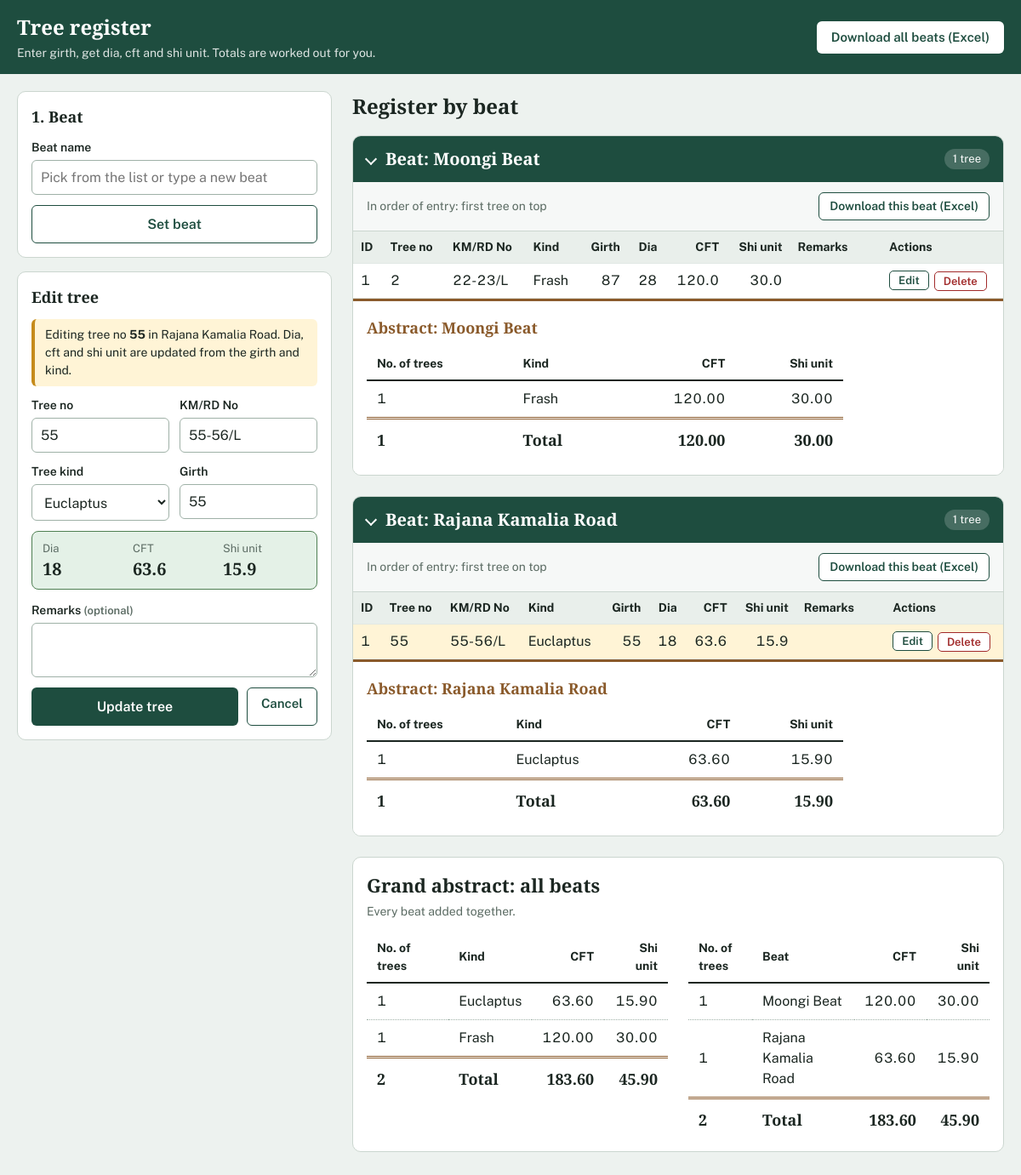
Page /?edit=1&beat=1 on the committed database.
### tables this page shows
CREATE TABLE beat_1_rajana_kamalia_road (
	id INTEGER NOT NULL, 
	tree_no VARCHAR(50) NOT NULL, 
	km_burji_no VARCHAR(50) NOT NULL, 
	kind_tree VARCHAR(100) NOT NULL, 
	girth INTEGER NOT NULL, 
	dia INTEGER, 
	cft FLOAT, 
	shi_unit FLOAT, 
	remarks VARCHAR(255), 
	PRIMARY KEY (id), 
	CONSTRAINT uq_beat_1_rajana_kamalia_road UNIQUE (km_burji_no, tree_no)
);

CREATE TABLE beat_3_moongi_beat (
	id INTEGER NOT NULL, 
	tree_no VARCHAR(50) NOT NULL, 
	km_burji_no VARCHAR(50) NOT NULL, 
	kind_tree VARCHAR(100) NOT NULL, 
	girth INTEGER NOT NULL, 
	dia INTEGER, 
	cft FLOAT, 
	shi_unit FLOAT, 
	remarks VARCHAR(255), 
	PRIMARY KEY (id), 
	CONSTRAINT uq_beat_3_moongi_beat UNIQUE (km_burji_no, tree_no)
);

### app.py (models this page shows)
class Beat(db.Model):
    __tablename__ = "beats"
    id = db.Column(db.Integer, primary_key=True)
    name = db.Column(db.String(100), nullable=False, unique=True)
    table_name = db.Column(db.String(80), nullable=False, unique=True)

### app.py (the view, shortened to what this page needs)
@app.route("/", methods=["GET", "POST"])
def index():
    current_beat = session.get("beat_name")
    edit_tree = edit_beat = None
    edit_id = request.args.get("edit", type=int)
    beat_id = request.args.get("beat", type=int)
    if edit_id and beat_id:
        edit_beat = db.session.get(Beat, beat_id)
        if edit_beat:
            edit_tree = db.session.get(tree_model(edit_beat.table_name), edit_id)
        if edit_tree is None:
            flash("That tree no longer exists.", "error")
            return redirect(url_for("index"))
    return render_index(
        form=edit_tree.to_dict() if edit_tree else {}, edit_tree=edit_tree, edit_beat=edit_beat
    )

### app.py (called while the page is built)
def get_beat_options():
    names = set(BEATS) | {name for (name,) in db.session.query(Beat.name).all()}
    return sorted(names, key=str.lower)

def _new_abstract():
    return {"rows": {}, "trees": 0, "cft": 0.0, "shi_unit": 0.0}

def _add_to_abstract(a, kind, trees, cft, shi_unit):
    row = a["rows"].setdefault(kind, {"kind": kind, "trees": 0, "cft": 0.0, "shi_unit": 0.0})
    row["trees"] += trees
    row["cft"] += cft
    row["shi_unit"] += shi_unit
    a["trees"] += trees
    a["cft"] += cft
    a["shi_unit"] += shi_unit

def _finish_abstract(a):
    rows = sorted(a["rows"].values(), key=lambda r: r["kind"])
    for r in rows:
        r["cft"] = round(r["cft"], 3)
        r["shi_unit"] = round(r["shi_unit"], 3)
    return {
        "rows": rows,
        "trees": a["trees"],
        "cft": round(a["cft"], 3),
        "shi_unit": round(a["shi_unit"], 3),
    }

def get_abstracts(only_beat=None):
    beats = Beat.query.filter_by(name=only_beat).all() if only_beat else Beat.query.all()
    per_beat, grand = {}, _new_abstract()
    for beat in beats:
        Tree = tree_model(beat.table_name)
        rows = db.session.query(
            Tree.kind_tree,
            func.count(Tree.id),
            func.coalesce(func.sum(Tree.cft), 0),
            func.coalesce(func.sum(Tree.shi_unit), 0),
        ).group_by(Tree.kind_tree).all()
        if not rows:
            continue
        a = _new_abstract()
        for kind, trees, cft, shi_unit in rows:
            _add_to_abstract(a, kind, trees, float(cft), float(shi_unit))
            _add_to_abstract(grand, kind, trees, float(cft), float(shi_unit))
        per_beat[beat.name] = _finish_abstract(a)
    return per_beat, _finish_abstract(grand)

### templates/index.html (shortened to what this page needs)
<!DOCTYPE html>
<html lang="en">
<head>
</head>
<body>
  <header class="topbar">
    <div class="topbar-inner">
      <div>
        <h1>Tree register</h1>
        <p>Enter girth, get dia, cft and shi unit. Totals are worked out for you.</p>
      </div>
      <a class="btn btn-light" href="{{ url_for('download_excel') }}">Download all beats (Excel)</a>
    </div>
  </header>
  <main class="layout">
    <aside class="entry">
      <section class="card">
        <h2>1. Beat</h2>
        <form method="POST" action="{{ url_for('set_beat') }}">
          <div class="field">
            <label for="beat_name">{{ 'Switch to another beat' if current_beat else 'Beat name' }}</label>
            <input type="text" id="beat_name" name="beat_name" list="beat-list" maxlength="100"
                   placeholder="Pick from the list or type a new beat" autocomplete="off" required>
          </div>
          <button type="submit" class="btn btn-outline btn-block">{{ 'Change beat' if current_beat else 'Set beat' }}</button>
        </form>
      </section>
      <section class="card">
        <h2 id="tree-card">{{ 'Edit tree' if edit_tree else '2. Tree details' }}</h2>
        {% if current_beat or edit_tree %}
        {% if edit_tree %}
          <div class="editing-note">Editing tree no <strong>{{ edit_tree.tree_no }}</strong> in {{ edit_beat.name }}. Dia, cft and shi unit are updated from the girth and kind.</div>
        {% endif %}
        <form method="POST" id="tree-form"{% if edit_tree %} action="{{ url_for('update_tree', beat_id=edit_beat.id, tree_id=edit_tree.id) }}"{% endif %}>
          <div class="two">
            <div class="field">
              <label for="tree_no">Tree no</label>
              <input type="text" id="tree_no" name="tree_no" maxlength="50" autofocus
                     value="{{ form.get('tree_no', '') }}" required>
            </div>
            <div class="field">
              <label for="km_burji_no">KM/RD No</label>
              <input type="text" id="km_burji_no" name="km_burji_no" maxlength="50"
                     value="{{ form.get('km_burji_no', '') }}" required>
            </div>
          </div>
          <div class="two">
            <div class="field">
              <label for="kind_tree">Tree kind</label>
              <select id="kind_tree" name="kind_tree" required>
                {% for k in kinds %}
                  <option value="{{ k }}" {% if form.get('kind_tree') == k %}selected{% endif %}>{{ k|capitalize }}</option>
                {% endfor %}
              </select>
            </div>
            <div class="field">
              <label for="girth">Girth</label>
              <input type="number" id="girth" name="girth" min="1" inputmode="numeric"
                     value="{{ form.get('girth', '') }}" required>
            </div>
          </div>
          <div class="preview" id="preview" aria-live="polite">
          </div>
          <div class="field">
            <label for="remarks">Remarks <span class="hint">(optional)</span></label>
            <textarea id="remarks" name="remarks" maxlength="255">{{ form.get('remarks', '') or '' }}</textarea>
          </div>
          {% if edit_tree %}
          <div class="btn-row">
            <button type="submit" class="btn btn-primary btn-block">Update tree</button>
            <a class="btn btn-outline" href="{{ url_for('index') }}">Cancel</a>
          </div>
          {% else %}
          <button type="submit" class="btn btn-primary btn-block">Save tree</button>
          {% endif %}
        </form>
        {% else %}
          <p class="hint" style="margin:0;color:var(--muted)">Set a beat first. Every tree you save will be recorded under it.</p>
        {% endif %}
      </section>
    </aside>
    <section>
      <div class="register-head">
        <h2>Register by beat</h2>
      </div>
      {% for s in sections %}
      <details class="sheet" open>
        <summary>
          <h2>Beat: {{ s.beat }}</h2>
          <span class="tag">{{ s.abstract.trees }} tree{{ '' if s.abstract.trees == 1 else 's' }}</span>
        </summary>
        <div class="toolbar">
          <span>In order of entry: first tree on top</span>
          <a class="btn btn-outline" href="{{ url_for('download_excel', beat=s.beat) }}">Download this beat (Excel)</a>
        </div>
        <div class="scroll"{% if s.beat == current_beat %} id="current-scroll"{% endif %}>
          <table class="entries">
            <thead>
              <tr>
                <th>ID</th><th>Tree no</th><th>KM/RD No</th><th>Kind</th>
                <th class="num">Girth</th><th class="num">Dia</th><th class="num">CFT</th><th class="num">Shi unit</th><th>Remarks</th><th>Actions</th>
              </tr>
            </thead>
            <tbody>
              {% for t in s.trees %}
              <tr{% if edit_tree and edit_beat and edit_beat.id == s.id and edit_tree.id == t.id %} class="editing"{% endif %}>
                <td>{{ t.id }}</td>
                <td>{{ t.tree_no }}</td>
                <td>{{ t.km_burji_no }}</td>
                <td>{{ t.kind_tree|capitalize }}</td>
                <td class="num">{{ t.girth }}</td>
                <td class="num">{{ t.dia }}</td>
                <td class="num">{{ t.cft }}</td>
                <td class="num">{{ t.shi_unit }}</td>
                <td class="remarks">{{ t.remarks or '' }}</td>
                <td>
                  <div class="actions">
                    <a class="mini" href="{{ url_for('index', edit=t.id, beat=s.id) }}#tree-card">Edit</a>
                    <form method="POST" action="{{ url_for('delete_tree', beat_id=s.id, tree_id=t.id) }}"
                          data-confirm="Delete tree no {{ t.tree_no }} ({{ t.kind_tree|capitalize }}, km / RD / burji no {{ t.km_burji_no }})? This cannot be undone.">
                      <button type="submit" class="mini danger">Delete</button>
                    </form>
                  </div>
                </td>
              </tr>
              {% endfor %}
            </tbody>
          </table>
        </div>
        <div class="abstract">
          <h3>Abstract: {{ s.beat }}</h3>
          <table class="ledger">
            <thead>
              <tr><th>No. of trees</th><th>Kind</th><th class="num">CFT</th><th class="num">Shi unit</th></tr>
            </thead>
            <tbody>
              {% for r in s.abstract.rows %}
              <tr>
                <td>{{ r.trees }}</td>
                <td>{{ r.kind|capitalize }}</td>
                <td class="num">{{ '%.2f'|format(r.cft) }}</td>
                <td class="num">{{ '%.2f'|format(r.shi_unit) }}</td>
              </tr>
              {% endfor %}
            </tbody>
            <tfoot>
              <tr>
                <td>{{ s.abstract.trees }}</td>
                <td>Total</td>
                <td class="num">{{ '%.2f'|format(s.abstract.cft) }}</td>
                <td class="num">{{ '%.2f'|format(s.abstract.shi_unit) }}</td>
              </tr>
            </tfoot>
          </table>
        </div>
      </details>
      {% else %}
      <div class="empty">
        <strong>No trees recorded yet</strong>
        Set a beat, then add the first tree. The register and its abstract will appear here.
      </div>
      {% endfor %}
      {% if sections|length > 1 %}
      <section class="card grand">
        <h2>Grand abstract: all beats</h2>
        <p class="sub">Every beat added together.</p>
        <div class="grand-grid">
          <table class="ledger">
            <thead>
              <tr><th>No. of trees</th><th>Kind</th><th class="num">CFT</th><th class="num">Shi unit</th></tr>
            </thead>
            <tbody>
              {% for r in grand.rows %}
              <tr>
                <td>{{ r.trees }}</td><td>{{ r.kind|capitalize }}</td>
                <td class="num">{{ '%.2f'|format(r.cft) }}</td><td class="num">{{ '%.2f'|format(r.shi_unit) }}</td>
              </tr>
              {% endfor %}
            </tbody>
            <tfoot>
              <tr>
                <td>{{ grand.trees }}</td><td>Total</td>
                <td class="num">{{ '%.2f'|format(grand.cft) }}</td><td class="num">{{ '%.2f'|format(grand.shi_unit) }}</td>
              </tr>
            </tfoot>
          </table>
          <table class="ledger">
            <thead>
              <tr><th>No. of trees</th><th>Beat</th><th class="num">CFT</th><th class="num">Shi unit</th></tr>
            </thead>
            <tbody>
              {% for s in sections|sort(attribute='beat') %}
              <tr>
                <td>{{ s.abstract.trees }}</td><td>{{ s.beat }}</td>
                <td class="num">{{ '%.2f'|format(s.abstract.cft) }}</td><td class="num">{{ '%.2f'|format(s.abstract.shi_unit) }}</td>
              </tr>
              {% endfor %}
            </tbody>
            <tfoot>
              <tr>
                <td>{{ grand.trees }}</td><td>Total</td>
                <td class="num">{{ '%.2f'|format(grand.cft) }}</td><td class="num">{{ '%.2f'|format(grand.shi_unit) }}</td>
              </tr>
            </tfoot>
          </table>
        </div>
      </section>
      {% endif %}
    </section>
  </main>
</body>
</html>

### rows in the picture
beat_1_rajana_kamalia_road: tree_no "55", km_burji_no "55-56/L", kind_tree "Euclaptus", id "1", girth "55", dia "18", cft "63.6", shi_unit "15.9", trees "1", kind "Euclaptus", cft "63.60", shi_unit "15.90"
Beat: name "Rajana Kamalia Road", beat "Rajana Kamalia Road", abstract.trees "1", abstract.cft "63.60", abstract.shi_unit "15.90"
Beat: beat "Moongi Beat", abstract.trees "1", abstract.cft "120.00", abstract.shi_unit "30.00"
beat_3_moongi_beat: id "1", tree_no "2", km_burji_no "22-23/L", kind_tree "Frash", girth "87", dia "28", cft "120.0", shi_unit "30.0", trees "1", kind "Frash", cft "120.00", shi_unit "30.00"

### other values in the picture
{{ 'Switch to another beat' if current_beat else 'Beat name' }} "Beat name"
{{ 'Change beat' if current_beat else 'Set beat' }} "Set beat"
{{ 'Edit tree' if edit_tree else '2. Tree details' }} "Edit tree"
{{ grand.trees }} "2"
{{ '%.2f'|format(grand.cft) }} "183.60"
{{ '%.2f'|format(grand.shi_unit) }} "45.90"
